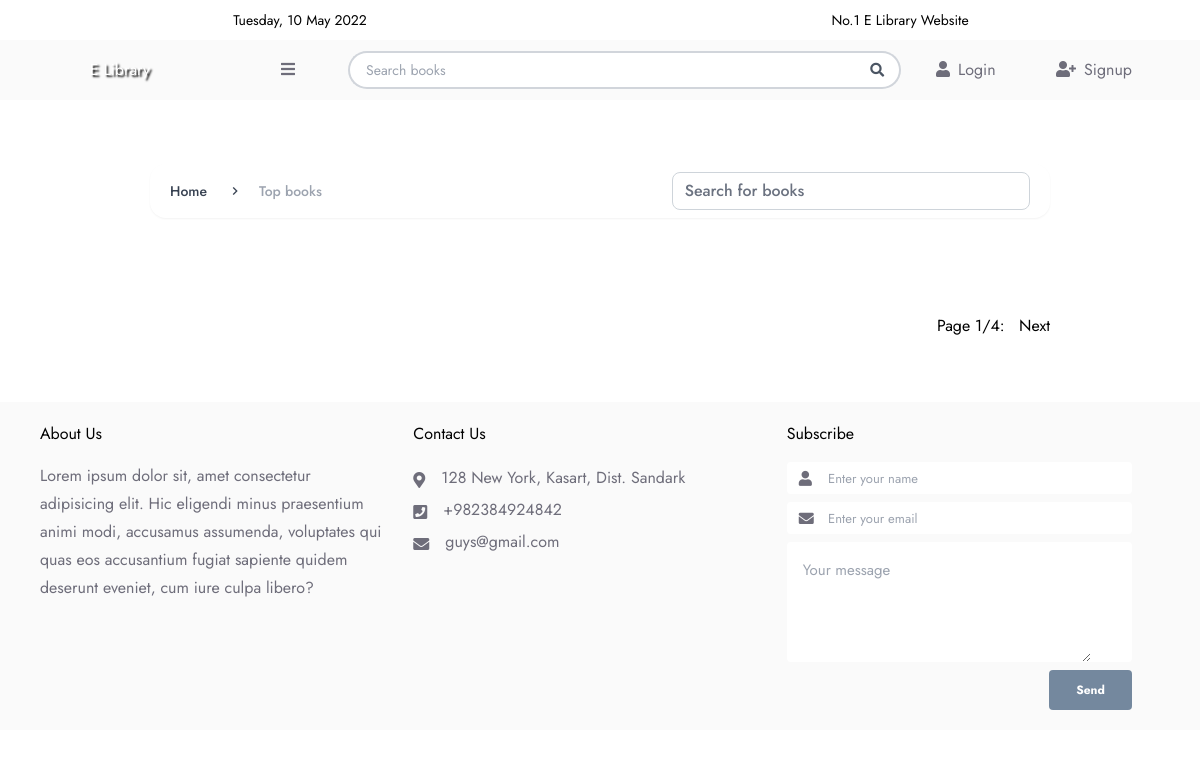
The app's page /, older data.
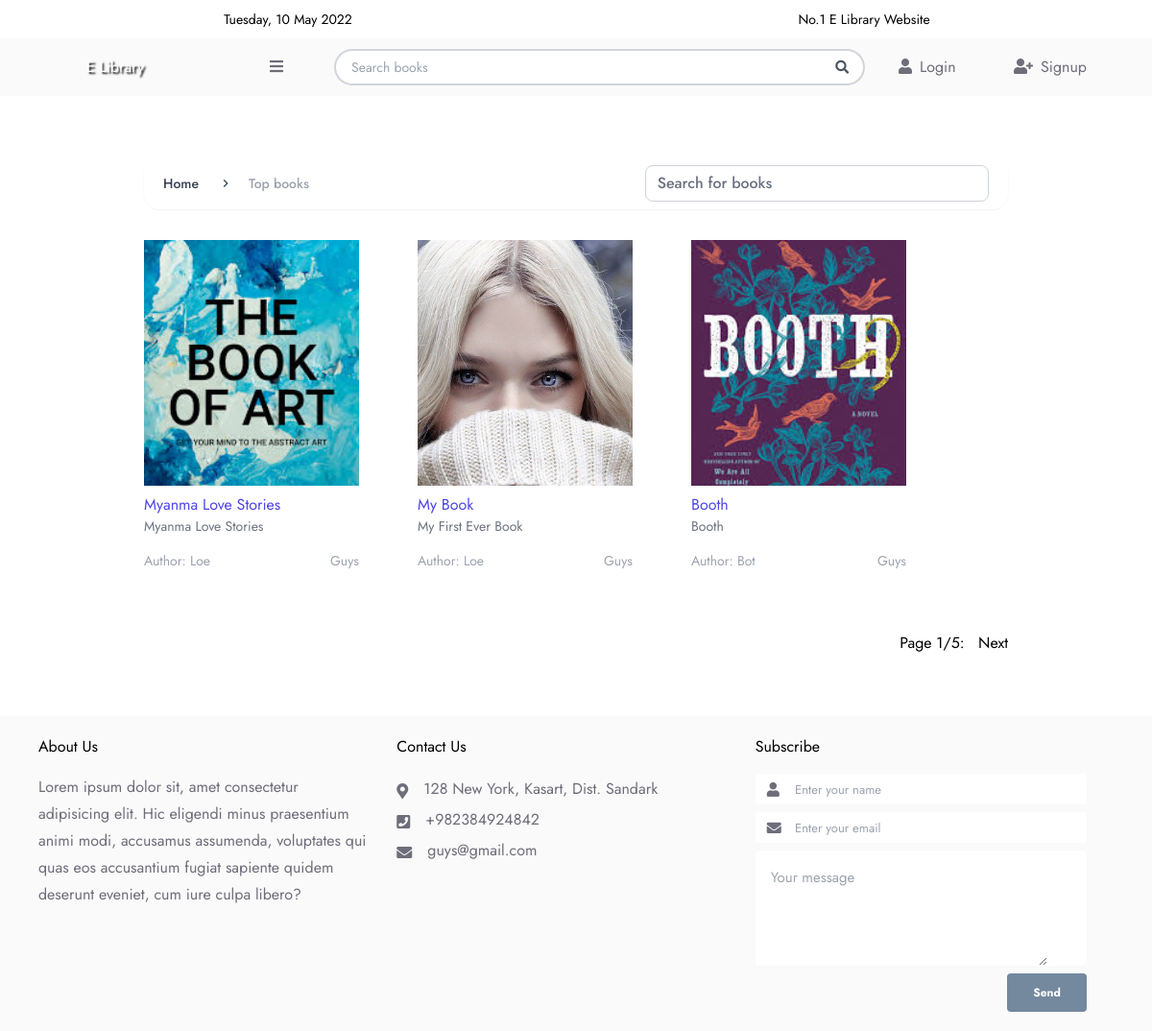
The same page, newer data.
### tables this page shows
CREATE TABLE `books` (
  `id` int(11) NOT NULL AUTO_INCREMENT,
  `book_name` varchar(255) DEFAULT NULL,
  `book_desc` varchar(512) DEFAULT NULL,
  `book_author` int(11) DEFAULT NULL,
  `book_file` varchar(255) DEFAULT NULL,
  `uploader_id` int(11) NOT NULL,
  `book_cover` varchar(32) DEFAULT NULL,
  PRIMARY KEY (`id`),
  KEY `book_uploader_fk` (`uploader_id`),
  KEY `book_author_fk` (`book_author`),
  CONSTRAINT `book_author_fk` FOREIGN KEY (`book_author`) REFERENCES `authors` (`id`) ON DELETE CASCADE,
  CONSTRAINT `book_uploader_fk` FOREIGN KEY (`uploader_id`) REFERENCES `users` (`id`) ON DELETE CASCADE
);

CREATE TABLE `authors` (
  `id` int(11) NOT NULL AUTO_INCREMENT,
  `author_name` varchar(128) DEFAULT NULL,
  `dob` date DEFAULT NULL,
  PRIMARY KEY (`id`)
);

CREATE TABLE `users` (
  `id` int(11) NOT NULL AUTO_INCREMENT,
  `username` varchar(255) NOT NULL,
  `password` varchar(255) NOT NULL,
  `email` varchar(255) NOT NULL,
  `role_id` int(11) NOT NULL DEFAULT 1,
  `phone` varchar(12) DEFAULT NULL,
  PRIMARY KEY (`id`),
  KEY `role_fk` (`role_id`)
);

### index.php (the view, shortened to what this page needs)
<!DOCTYPE html>
<html lang="en">
<?php include("inc/head.php") ?>
<body class="bg-white text-base dark:bg-gray-800 dark:text-gray-100">
    <div id="app" data-v-app="">
        <?php
        include("inc/header.php"); ?>
        <link href="https://cdn.jsdelivr.net/npm/tom-select/dist/css/tom-select.css" rel="stylesheet" />
        <div id="wrapper">
            <div class="mt-8 w-9/12 mx-auto">
                <section class="mt-4">
                    <nav class="flex px-5 text-gray-700 rounded-lg shadow-sm border-gray-200 dark:bg-gray-800 dark:border-gray-700" aria-label="Breadcrumb">
                        <ol class="inline-flex items-center space-x-1 md:space-x-3">
                            <li class="inline-flex items-center">
                                <a href="index.php" class="inline-flex items-center text-sm font-medium text-gray-700 hover:text-gray-900 dark:text-gray-400 dark:hover:text-white">
                                    Home
                                </a>
                            </li>
                            <li aria-current="page">
                                <div class="flex items-center">
                                    <span class="material-icons text-base outlined mx-2">chevron_right</span>
                                    <span class="ml-1 text-sm font-medium text-gray-400 md:ml-2 dark:text-gray-500">Top books</span>
                                </div>
                            </li>
                        </ol>
                        <form id="form-search" class="ml-auto w-5/12" method="post">
                            <input id="search" name="keyword" placeholder="Search for books" class="string form-input-control ml-auto required block px-4 py-2 rounded-md font-medium bg-gray-100 border-gray-200 placeholder-gray-500 text-sm focus:outline-none focus:shadow-md focus:border-gray-400 focus:bg-white my-2" type="text" />
                        </form>
                    </nav>
                </section>
                <div id="books-container" class="grid grid-col-4 grid-gap-2 my-8">
                    <?php
                    extract(get_books());
                    foreach ($result as $book) { ?>
                        <div class="w-56">
                            <a href="book.php?book_id=<?php echo $book["id"] ?>">
                                <img class="h-64 object-cover w-full" src="uploads/books/covers/<?php echo $book["book_cover"] ?>" alt="">
                                <p class="text-base text-indigo-600 mt-1"><?php echo $book["book_name"] ?></p>
                                <h4 class="text-sm text-gray-500"><?php echo $book["book_desc"] ?></h4>
                                <div class="flex justify-between">
                                    <h5 class="text-sm text-gray-400 mt-2">Author: <?php echo $book["book_author"] ?></h5>
                                    <h5 class="text-sm text-gray-400 mt-2"><?php echo $book["username"] ?></h5>
                                </div>
                            </a>
                        </div>
                    <?php }
                    ?>
                </div>
                <div id="books-paging" class="my-16 flex justify-end">
                    <?php
                    page_nav_links($paging, $_GET["search_kw"] ?? "");
                    ?>
                </div>
            </div>
        </div>
    </div>
    <?php include("inc/footer.php") ?>
</body>
</html>

### inc/function.php (shortened to what this page needs)
<?php
$record_ppage = 3;
function get_books()
{
    global $record_ppage;
    include("inc/connect.php");
    $query = "SELECT count(*) FROM books";
    $result = $con->query($query);
    $row = $result->fetch_row();
    $num = $row[0];
    $paging = calculate_paging($num);
    $sql = "SELECT b.id, b.book_name, b.book_desc, b.book_file, b.book_cover, a.author_name as book_author, u.username, u.email from books b inner join users u on b.uploader_id=u.id inner join authors a on a.id=b.book_author LIMIT $paging[p_start], $record_ppage";
    $result = $con->query($sql);
    return array("result" => $result, "paging" => $paging);
}
function calculate_paging($num)
{
    global $record_ppage;
    $p_total = ceil($num / $record_ppage);
    $page = (isset($_REQUEST["page"])) ? $_REQUEST["page"] : 1;
    $start = ($page - 1) * $record_ppage;
    $p_next = ($page > 1) ? $page - 1 : 0;
    $p_pre = ($page < $p_total) ? $page + 1 : 0;
    return array(
        "p_total" => $p_total, "p_no" => $page,
        "p_start" => $start, "p_prev" => $p_next,
        "p_next" => $p_pre, "total" => $num
    );
}
function page_nav_links($paging, $search_kw)
{
    echo "Page $paging[p_no]/$paging[p_total]:&nbsp&nbsp&nbsp";
    if (is_null($search_kw)) {
        if ($paging['p_prev'] > 0) {
            echo "<a href='index.php?page=" . $paging['p_prev'] . "'>Previous</a>&nbsp&nbsp&nbsp";
        }
        if ($paging['p_next'] > 0) {
            echo "<a href='index.php?page=" . $paging['p_next'] . "'>Next</a>";
        }
    } else {
        if ($paging['p_next'] > 0) {
            echo "<a href='index.php?search_kw=$search_kw " .
                "&page=" . $paging['p_next'] . "'>Next</a>";
        }
    }
}

Row changes from the older to the newer data that the page shows:
now on this page (row edited): books: book_cover (picture), book_name "Myanma Love Stories", book_desc "Myanma Love Stories", book_author.author_name "Loe", uploader.username "Guys"
added books: book_cover (picture), book_name "My Book", book_desc "My First Ever Book", book_author.author_name "Loe", uploader.username "Guys"
now on this page (row edited): books: book_cover (picture), book_name "Booth", book_desc "Booth", book_author.author_name "Bot", uploader.username "Guys"
Text that changed along with them:
$paging[p_total]: "4" → "5"
